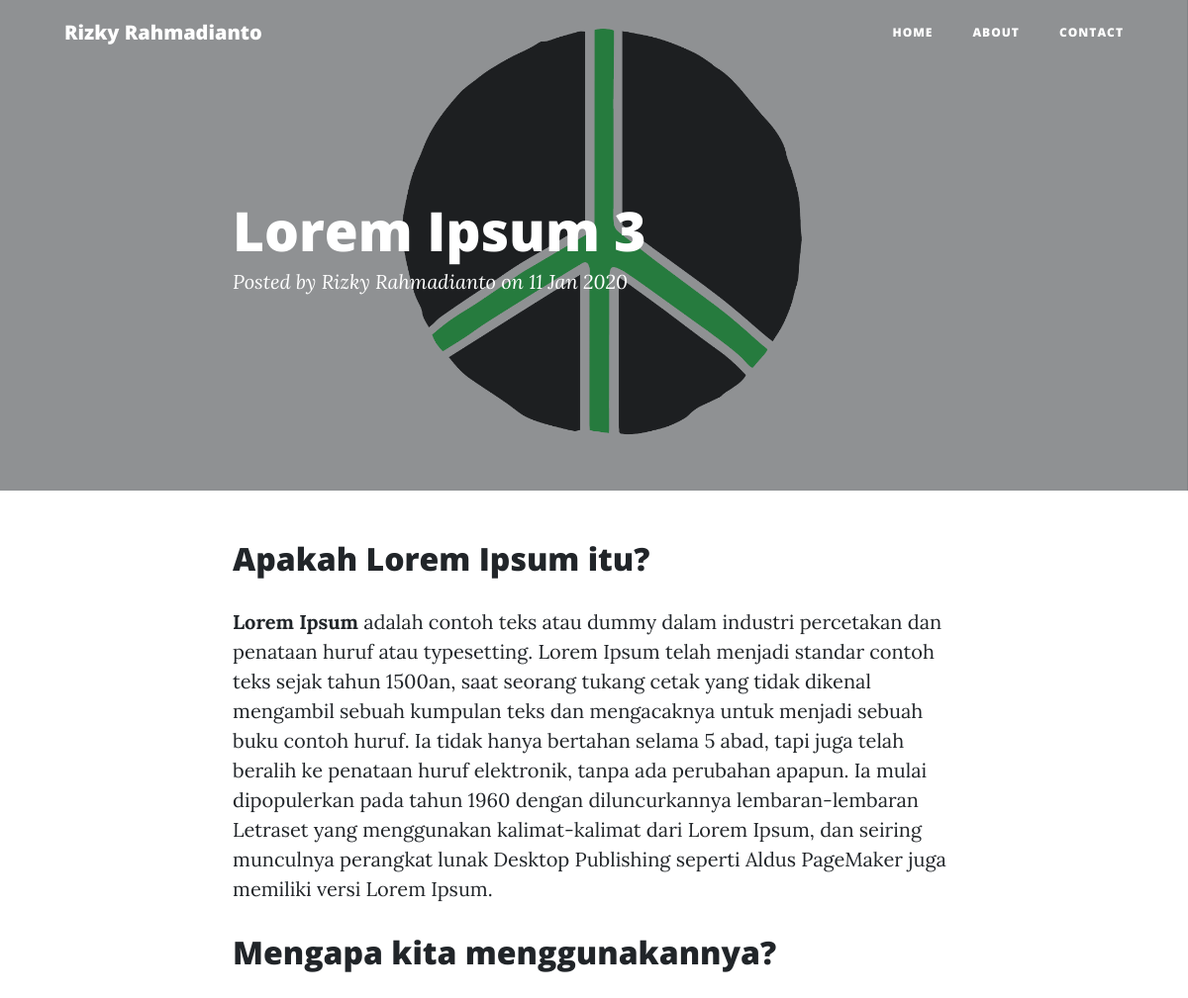
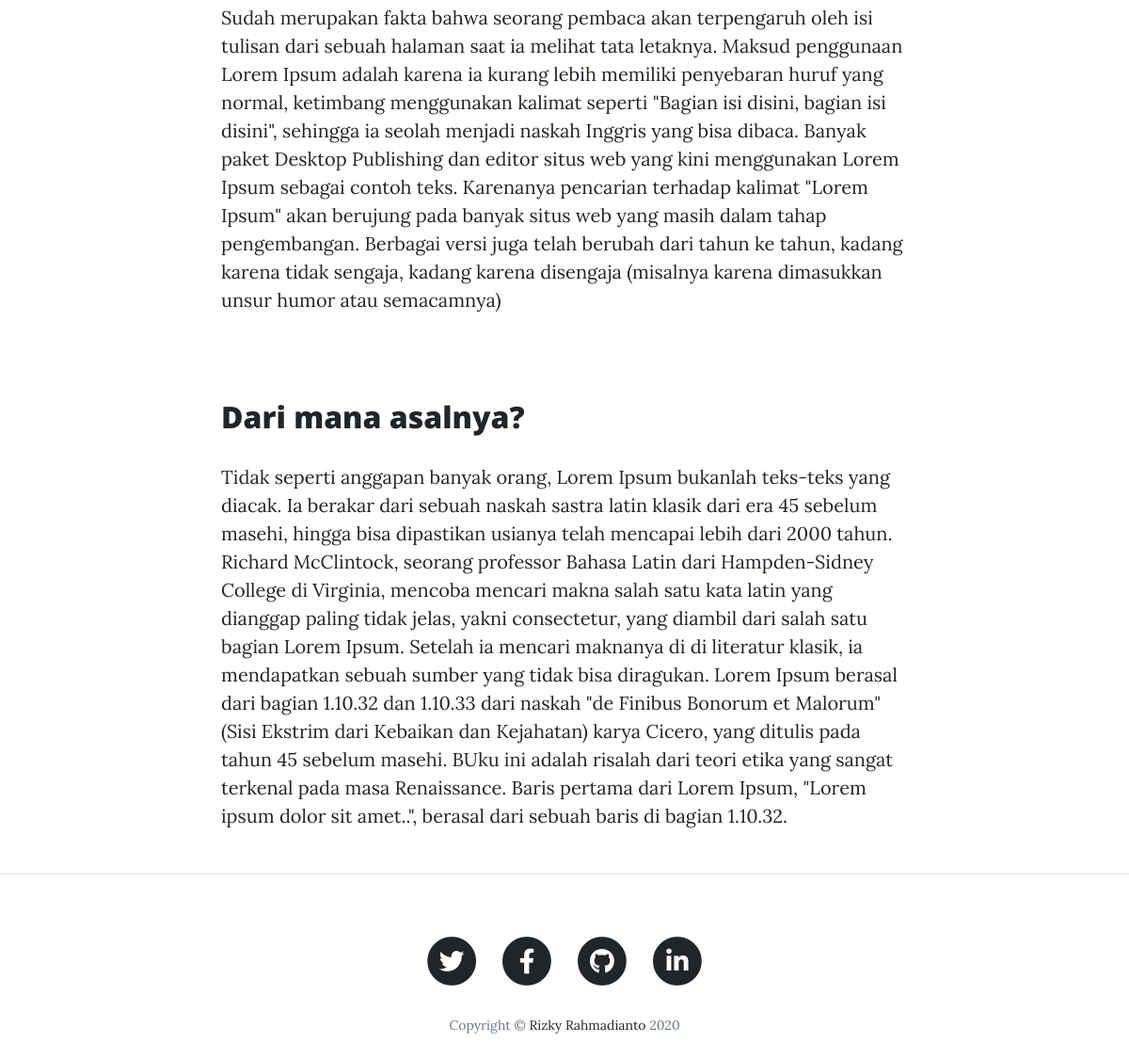
Page /home/read/multiple-access/lorem-ipsum-3 on the committed database (2 pictures, top to bottom).
### tables this page shows
CREATE TABLE `blog_profile` (
  `id` int(11) NOT NULL,
  `name` varchar(64) NOT NULL,
  `email` varchar(64) NOT NULL,
  `phone` varchar(64) NOT NULL,
  `about` text NOT NULL,
  `icon` varchar(256) NOT NULL,
  `visitor` int(11) NOT NULL
);

CREATE TABLE `blog` (
  `blog_id` int(11) NOT NULL,
  `user_id` varchar(64) NOT NULL,
  `category_id` int(11) NOT NULL,
  `title` varchar(128) NOT NULL,
  `slug` varchar(128) NOT NULL,
  `picture` varchar(256) NOT NULL,
  `short_content` text NOT NULL,
  `content` longtext NOT NULL,
  `created_at` datetime NOT NULL,
  `updated_at` datetime NOT NULL,
  `blog_views` int(11) NOT NULL,
  `pending` tinyint(4) NOT NULL,
  `public` tinyint(4) NOT NULL,
  `active` varchar(16) NOT NULL
);

CREATE TABLE `link_blog_profile` (
  `id` int(11) NOT NULL,
  `name` varchar(64) NOT NULL,
  `icon` varchar(64) NOT NULL
);

### application/helpers/templatingBackTemplate_helper.php (called while the page is built, shortened)
<?php if (!defined('BASEPATH')) exit('No direct script access allowed');
function renderFrontTemplate($page = null, $data = array())
{
  $ci = &get_instance();
  $data['profile'] = $ci->Profile_model->getProfileById(1);
  $data['link_profile'] = $ci->Profile_model->getLinkProfile();
  $ci->load->view('front-templates/header', $data);
  $ci->load->view('front-templates/navbar', $data);
  $ci->load->view($page, $data);
  $ci->load->view('front-templates/footer', $data);
}

### application/controllers/Home.php (called while the page is built, shortened)
<?php
class Home extends CI_Controller
{
  private function view_count($b_slug)
  {
    $slug = $this->Post_model->getPostBySlug($b_slug);
    $check_visitor = $this->input->cookie(urldecode($b_slug), false);
    $ip = $this->input->ip_address();
    if ($check_visitor == false) {
      $cookie = [
        'name' => urldecode($b_slug),
        'value' => "$ip",
        'expire' => time() + 7200,
        'secure' => false
      ];
      $this->input->set_cookie($cookie);
      $getPrevViews = $slug['blog_views'];
      $data = [
        'blog_views' => $getPrevViews + 1
      ];
      $this->Post_model->updateViewCounter(urldecode($b_slug), $data);
    }
  }
  public function read($c_slug = null, $b_slug = null)
  {
    $info['read'] = $this->Post_model->getReadPost($c_slug, $b_slug);
    $info['title'] = $info['read']['title'];
    renderFrontTemplate('posts/read-post', $info);
  }
}

### index.php (called while the page is built, shortened)
<?php
require_once BASEPATH.'core/CodeIgniter.php';

### application/models/Profile_model.php (called while the page is built, shortened)
<?php
class Profile_model extends CI_Model
{
  public function getProfileById($id)
  {
    return $this->db->get_where('blog_profile', ['id' => $id])->row_array();
  }
  public function getLinkProfile()
  {
    $this->db->select('*');
    $this->db->from('link_blog_profile');
    $this->db->join('blog_profile_detail', 'blog_profile_detail.link_blog_profile_id = link_blog_profile.id');
    $this->db->order_by('id', 'ASC');
    $query = $this->db->get();
    return $query->result_array();
  }
}

### application/models/Post_model.php (called while the page is built, shortened)
<?php
class Post_model extends CI_Model
{
  public function getReadPost($c_slug, $b_slug)
  {
    $this->db->select('*, blog.slug as b_slug, category.slug as c_slug');
    $this->db->from('blog');
    $this->db->join('category', 'category.category_id = blog.category_id');
    $this->db->where('category.slug', $c_slug);
    $this->db->where('blog.slug', $b_slug);
    $query = $this->db->get();
    return $query->row_array();
  }
  public function updateViewCounter($id, $data)
  {
    $this->db->where('slug', $id);
    $this->db->update('blog', $data);
  }
}

### application/views/posts/read-post.php (the view)
<header class="masthead" style="background-image: url('<?php echo base_url(); ?>back-assets/img/post_picture/<?= $read['picture'] ?>')">
  <div class="overlay"></div>
  <div class="container">
    <div class="row">
      <div class="col-lg-8 col-md-10 mx-auto">
        <div class="post-heading">
          <h1><?= $read['title']; ?></h1>
          <span class="meta">Posted by
            <a href="#"><?= $read['user_id']; ?></a>
            on <?= date('d M Y', strtotime($read['created_at'])); ?></span>
        </div>
      </div>
    </div>
  </div>
</header>
<article>
  <div class="container">
    <div class="row">
      <div class="col-lg-8 col-md-10 mx-auto">
        <?= $read['content']; ?>
      </div>
    </div>
  </div>
</article>

### application/views/front-templates/navbar.php (shortened to what this page needs)
<nav class="navbar navbar-expand-lg navbar-light fixed-top" id="mainNav">
  <div class="container">
    <a class="navbar-brand" href="<?php echo base_url(); ?>"><?php echo $profile['name']; ?></a>
    <div class="collapse navbar-collapse" id="navbarResponsive">
      <ul class="navbar-nav ml-auto">
        <li class="nav-item">
          <a class="nav-link" href="<?php echo base_url(); ?>">Home</a>
        </li>
        <li class="nav-item">
          <a class="nav-link" href="<?php echo base_url(); ?>about">About</a>
        </li>
        <li class="nav-item">
          <a class="nav-link" href="<?php echo base_url(); ?>contact">Contact</a>
        </li>
      </ul>
    </div>
  </div>
</nav>

### application/views/front-templates/footer.php (shortened to what this page needs)
<hr>
<footer>
  <div class="container">
    <div class="row">
      <div class="col-lg-8 col-md-10 mx-auto">
        <ul class="list-inline text-center">
          <?php
          if ($link_profile) :
            foreach ($link_profile as $val) :
          ?>
              <li class="list-inline-item">
                <a href="<?php echo $val['url'] ?>" target="_blank">
                  <span class="fa-stack fa-lg">
                    <i class="fas fa-circle fa-stack-2x"></i>
                    <i class="<?php echo $val['icon'] ?> fa-stack-1x fa-inverse"></i>
                  </span>
                </a>
              </li>
            <?php endforeach; ?>
          <?php endif; ?>
        </ul>
        <p class="copyright text-muted">Copyright &copy; <a href="https://goo.gl/otqUXt" target="_blank" style="text-decoration: none;">Rizky Rahmadianto</a> <?php echo date('Y') ?> </p>
      </div>
    </div>
  </div>
</footer>
</body>
</html>

### rows in the picture
blog_profile: name "Rizky Rahmadianto"
blog: picture (picture), title "Lorem Ipsum 3", user "Rizky Rahmadianto", created_at "11 Jan 2020", content "Apakah Lorem Ipsum itu? Lorem Ipsum adalah contoh teks atau dummy dalam industri percetakan dan penataan huruf atau typesetting. Lorem Ipsum telah menjadi standar contoh teks sejak tahun 1500an, saat seorang tukang cetak yang tidak dikenal mengambil sebuah kumpulan teks dan mengacaknya untuk menjadi sebuah buku contoh huruf. Ia tidak hanya bertahan selama 5 abad, tapi juga telah beralih ke penataan huruf elektronik, tanpa ada perubahan apapun. Ia mulai dipopulerkan pada tahun 1960 dengan diluncurkannya lembaran-lembaran Letraset yang menggunakan kalimat-kalimat dari Lorem Ipsum, dan seiring munculnya perangkat lunak Desktop Publishing seperti Aldus PageMaker juga memiliki versi Lorem Ipsum.…"
